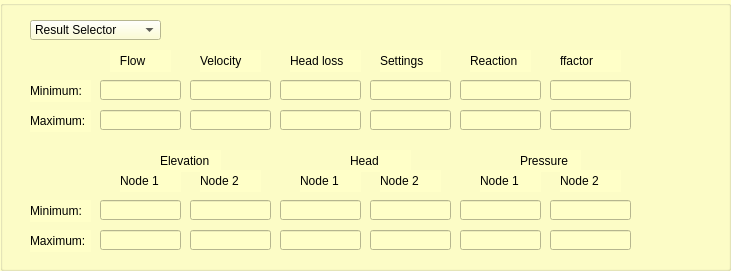
      <widget class="QGroupBox" name="results_3">
       <property name="geometry">
        <rect>
         <x>20</x>
         <y>90</y>
         <width>731</width>
         <height>271</height>
        </rect>
       </property>
       <property name="autoFillBackground">
        <bool>false</bool>
       </property>
       <property name="styleSheet">
        <string notr="true">background-color: rgb(255, 255, 200);</string>
       </property>
       <property name="title">
        <string/>
       </property>
       <property name="alignment">
        <set>Qt::AlignLeading|Qt::AlignLeft|Qt::AlignTop</set>
       </property>
       <widget class="QLineEdit" name="v_rpt_nodearcnode_max_reaction_3">
        <property name="geometry">
         <rect>
          <x>460</x>
          <y>110</y>
          <width>81</width>
          <height>20</height>
         </rect>
        </property>
        <property name="text">
         <string/>
        </property>
       </widget>
       <widget class="QComboBox" name="result_selection_result_id_6">
        <property name="geometry">
         <rect>
          <x>30</x>
          <y>20</y>
          <width>131</width>
          <height>20</height>
         </rect>
        </property>
        <item>
         <property name="text">
          <string>Result Selector</string>
         </property>
        </item>
       </widget>
       <widget class="QLineEdit" name="v_rpt_nodearcnode_min_vel_3">
        <property name="geometry">
         <rect>
          <x>190</x>
          <y>80</y>
          <width>81</width>
          <height>20</height>
         </rect>
        </property>
        <property name="text">
         <string/>
        </property>
       </widget>
       <widget class="QLabel" name="label_min_result_11">
        <property name="geometry">
         <rect>
          <x>30</x>
          <y>80</y>
          <width>61</width>
          <height>22</height>
         </rect>
        </property>
        <property name="font">
         <font>
          <pointsize>9</pointsize>
         </font>
        </property>
        <property name="frameShape">
         <enum>QFrame::NoFrame</enum>
        </property>
        <property name="frameShadow">
         <enum>QFrame::Plain</enum>
        </property>
        <property name="text">
         <string>Minimum:</string>
        </property>
        <property name="textFormat">
         <enum>Qt::AutoText</enum>
        </property>
        <property name="scaledContents">
         <bool>false</bool>
        </property>
        <property name="alignment">
         <set>Qt::AlignLeading|Qt::AlignLeft|Qt::AlignVCenter</set>
        </property>
        <property name="margin">
         <number>3</number>
        </property>
       </widget>
       <widget class="QLabel" name="label_velocity_6">
        <property name="geometry">
         <rect>
          <x>200</x>
          <y>50</y>
          <width>61</width>
          <height>22</height>
         </rect>
        </property>
        <property name="font">
         <font>
          <pointsize>9</pointsize>
         </font>
        </property>
        <property name="frameShape">
         <enum>QFrame::NoFrame</enum>
        </property>
        <property name="frameShadow">
         <enum>QFrame::Plain</enum>
        </property>
        <property name="text">
         <string>Velocity</string>
        </property>
        <property name="textFormat">
         <enum>Qt::AutoText</enum>
        </property>
        <property name="scaledContents">
         <bool>false</bool>
        </property>
        <property name="alignment">
         <set>Qt::AlignLeading|Qt::AlignLeft|Qt::AlignVCenter</set>
        </property>
        <property name="margin">
         <number>3</number>
        </property>
       </widget>
       <widget class="QLineEdit" name="v_rpt_nodearcnode_min_reaction_3">
        <property name="geometry">
         <rect>
          <x>460</x>
          <y>80</y>
          <width>81</width>
          <height>20</height>
         </rect>
        </property>
        <property name="text">
         <string/>
        </property>
       </widget>
       <widget class="QLineEdit" name="v_rpt_nodearcnode_max_vel_3">
        <property name="geometry">
         <rect>
          <x>190</x>
          <y>110</y>
          <width>81</width>
          <height>20</height>
         </rect>
        </property>
        <property name="text">
         <string/>
        </property>
       </widget>
       <widget class="QLineEdit" name="v_rpt_nodearcnode_max_headloss_3">
        <property name="geometry">
         <rect>
          <x>280</x>
          <y>110</y>
          <width>81</width>
          <height>20</height>
         </rect>
        </property>
        <property name="text">
         <string/>
        </property>
       </widget>
       <widget class="QLabel" name="label_flow_6">
        <property name="geometry">
         <rect>
          <x>110</x>
          <y>50</y>
          <width>61</width>
          <height>22</height>
         </rect>
        </property>
        <property name="font">
         <font>
          <pointsize>9</pointsize>
         </font>
        </property>
        <property name="frameShape">
         <enum>QFrame::NoFrame</enum>
        </property>
        <property name="frameShadow">
         <enum>QFrame::Plain</enum>
        </property>
        <property name="text">
         <string>   Flow</string>
        </property>
        <property name="textFormat">
         <enum>Qt::AutoText</enum>
        </property>
        <property name="scaledContents">
         <bool>false</bool>
        </property>
        <property name="alignment">
         <set>Qt::AlignLeading|Qt::AlignLeft|Qt::AlignVCenter</set>
        </property>
        <property name="margin">
         <number>3</number>
        </property>
       </widget>
       <widget class="QLabel" name="label_head_loss_6">
        <property name="geometry">
         <rect>
          <x>290</x>
          <y>50</y>
          <width>71</width>
          <height>22</height>
         </rect>
        </property>
        <property name="font">
         <font>
          <pointsize>9</pointsize>
         </font>
        </property>
        <property name="frameShape">
         <enum>QFrame::NoFrame</enum>
        </property>
        <property name="frameShadow">
         <enum>QFrame::Plain</enum>
        </property>
        <property name="text">
         <string>Head loss</string>
        </property>
        <property name="textFormat">
         <enum>Qt::AutoText</enum>
        </property>
        <property name="scaledContents">
         <bool>false</bool>
        </property>
        <property name="alignment">
         <set>Qt::AlignLeading|Qt::AlignLeft|Qt::AlignVCenter</set>
        </property>
        <property name="margin">
         <number>3</number>
        </property>
       </widget>
       <widget class="QLineEdit" name="v_rpt_nodearcnode_min_headloss_3">
        <property name="geometry">
         <rect>
          <x>280</x>
          <y>80</y>
          <width>81</width>
          <height>20</height>
         </rect>
        </property>
        <property name="text">
         <string/>
        </property>
       </widget>
       <widget class="QLineEdit" name="v_rpt_nodearcnode_max_setting_3">
        <property name="geometry">
         <rect>
          <x>370</x>
          <y>110</y>
          <width>81</width>
          <height>20</height>
         </rect>
        </property>
        <property name="text">
         <string/>
        </property>
       </widget>
       <widget class="QLineEdit" name="v_rpt_nodearcnode_min_flow_3">
        <property name="geometry">
         <rect>
          <x>100</x>
          <y>80</y>
          <width>81</width>
          <height>20</height>
         </rect>
        </property>
        <property name="text">
         <string/>
        </property>
       </widget>
       <widget class="QLabel" name="label_max_result_11">
        <property name="geometry">
         <rect>
          <x>30</x>
          <y>110</y>
          <width>61</width>
          <height>22</height>
         </rect>
        </property>
        <property name="font">
         <font>
          <pointsize>9</pointsize>
         </font>
        </property>
        <property name="frameShape">
         <enum>QFrame::NoFrame</enum>
        </property>
        <property name="frameShadow">
         <enum>QFrame::Plain</enum>
        </property>
        <property name="text">
         <string>Maximum:</string>
        </property>
        <property name="textFormat">
         <enum>Qt::AutoText</enum>
        </property>
        <property name="scaledContents">
         <bool>false</bool>
        </property>
        <property name="alignment">
         <set>Qt::AlignLeading|Qt::AlignLeft|Qt::AlignVCenter</set>
        </property>
        <property name="margin">
         <number>3</number>
        </property>
       </widget>
       <widget class="QLabel" name="label_settings_6">
        <property name="geometry">
         <rect>
          <x>380</x>
          <y>50</y>
          <width>61</width>
          <height>22</height>
         </rect>
        </property>
        <property name="font">
         <font>
          <pointsize>9</pointsize>
         </font>
        </property>
        <property name="frameShape">
         <enum>QFrame::NoFrame</enum>
        </property>
        <property name="frameShadow">
         <enum>QFrame::Plain</enum>
        </property>
        <property name="text">
         <string>Settings</string>
        </property>
        <property name="textFormat">
         <enum>Qt::AutoText</enum>
        </property>
        <property name="scaledContents">
         <bool>false</bool>
        </property>
        <property name="alignment">
         <set>Qt::AlignLeading|Qt::AlignLeft|Qt::AlignVCenter</set>
        </property>
        <property name="margin">
         <number>3</number>
        </property>
       </widget>
       <widget class="QLineEdit" name="v_rpt_nodearcnode_max_flow_3">
        <property name="geometry">
         <rect>
          <x>100</x>
          <y>110</y>
          <width>81</width>
          <height>20</height>
         </rect>
        </property>
        <property name="text">
         <string/>
        </property>
       </widget>
       <widget class="QLineEdit" name="v_rpt_nodearcnode_min_setting_3">
        <property name="geometry">
         <rect>
          <x>370</x>
          <y>80</y>
          <width>81</width>
          <height>20</height>
         </rect>
        </property>
        <property name="text">
         <string/>
        </property>
       </widget>
       <widget class="QLabel" name="label_reaction_6">
        <property name="geometry">
         <rect>
          <x>470</x>
          <y>50</y>
          <width>61</width>
          <height>22</height>
         </rect>
        </property>
        <property name="font">
         <font>
          <pointsize>9</pointsize>
         </font>
        </property>
        <property name="frameShape">
         <enum>QFrame::NoFrame</enum>
        </property>
        <property name="frameShadow">
         <enum>QFrame::Plain</enum>
        </property>
        <property name="text">
         <string>Reaction</string>
        </property>
        <property name="textFormat">
         <enum>Qt::AutoText</enum>
        </property>
        <property name="scaledContents">
         <bool>false</bool>
        </property>
        <property name="alignment">
         <set>Qt::AlignLeading|Qt::AlignLeft|Qt::AlignVCenter</set>
        </property>
        <property name="margin">
         <number>3</number>
        </property>
       </widget>
       <widget class="QLineEdit" name="v_rpt_nodearcnode_max_ffactor_3">
        <property name="geometry">
         <rect>
          <x>550</x>
          <y>110</y>
          <width>81</width>
          <height>20</height>
         </rect>
        </property>
        <property name="text">
         <string/>
        </property>
       </widget>
       <widget class="QLineEdit" name="v_rpt_nodearcnode_min_ffactor_3">
        <property name="geometry">
         <rect>
          <x>550</x>
          <y>80</y>
          <width>81</width>
          <height>20</height>
         </rect>
        </property>
        <property name="text">
         <string/>
        </property>
       </widget>
       <widget class="QLabel" name="label_ffactor_6">
        <property name="geometry">
         <rect>
          <x>560</x>
          <y>50</y>
          <width>61</width>
          <height>22</height>
         </rect>
        </property>
        <property name="font">
         <font>
          <pointsize>9</pointsize>
         </font>
        </property>
        <property name="frameShape">
         <enum>QFrame::NoFrame</enum>
        </property>
        <property name="frameShadow">
         <enum>QFrame::Plain</enum>
        </property>
        <property name="text">
         <string>ffactor</string>
        </property>
        <property name="textFormat">
         <enum>Qt::AutoText</enum>
        </property>
        <property name="scaledContents">
         <bool>false</bool>
        </property>
        <property name="alignment">
         <set>Qt::AlignLeading|Qt::AlignLeft|Qt::AlignVCenter</set>
        </property>
        <property name="margin">
         <number>3</number>
        </property>
       </widget>
       <widget class="QLabel" name="label_rpt_node_elevation_18">
        <property name="geometry">
         <rect>
          <x>160</x>
          <y>150</y>
          <width>61</width>
          <height>22</height>
         </rect>
        </property>
        <property name="font">
         <font>
          <pointsize>9</pointsize>
         </font>
        </property>
        <property name="frameShape">
         <enum>QFrame::NoFrame</enum>
        </property>
        <property name="frameShadow">
         <enum>QFrame::Plain</enum>
        </property>
        <property name="text">
         <string>Elevation</string>
        </property>
        <property name="textFormat">
         <enum>Qt::AutoText</enum>
        </property>
        <property name="scaledContents">
         <bool>false</bool>
        </property>
        <property name="alignment">
         <set>Qt::AlignLeading|Qt::AlignLeft|Qt::AlignVCenter</set>
        </property>
        <property name="margin">
         <number>3</number>
        </property>
       </widget>
       <widget class="QLabel" name="label_max_result_14">
        <property name="geometry">
         <rect>
          <x>30</x>
          <y>230</y>
          <width>61</width>
          <height>22</height>
         </rect>
        </property>
        <property name="font">
         <font>
          <pointsize>9</pointsize>
         </font>
        </property>
        <property name="frameShape">
         <enum>QFrame::NoFrame</enum>
        </property>
        <property name="frameShadow">
         <enum>QFrame::Plain</enum>
        </property>
        <property name="text">
         <string>Maximum:</string>
        </property>
        <property name="textFormat">
         <enum>Qt::AutoText</enum>
        </property>
        <property name="scaledContents">
         <bool>false</bool>
        </property>
        <property name="alignment">
         <set>Qt::AlignLeading|Qt::AlignLeft|Qt::AlignVCenter</set>
        </property>
        <property name="margin">
         <number>3</number>
        </property>
       </widget>
       <widget class="QLabel" name="label_min_result_14">
        <property name="geometry">
         <rect>
          <x>30</x>
          <y>200</y>
          <width>61</width>
          <height>22</height>
         </rect>
        </property>
        <property name="font">
         <font>
          <pointsize>9</pointsize>
         </font>
        </property>
        <property name="frameShape">
         <enum>QFrame::NoFrame</enum>
        </property>
        <property name="frameShadow">
         <enum>QFrame::Plain</enum>
        </property>
        <property name="text">
         <string>Minimum:</string>
        </property>
        <property name="textFormat">
         <enum>Qt::AutoText</enum>
        </property>
        <property name="scaledContents">
         <bool>false</bool>
        </property>
        <property name="alignment">
         <set>Qt::AlignLeading|Qt::AlignLeft|Qt::AlignVCenter</set>
        </property>
        <property name="margin">
         <number>3</number>
        </property>
       </widget>
       <widget class="QLineEdit" name="v_rpt_nodearcnode_min_elevation_5">
        <property name="geometry">
         <rect>
          <x>100</x>
          <y>200</y>
          <width>81</width>
          <height>20</height>
         </rect>
        </property>
        <property name="text">
         <string/>
        </property>
       </widget>
       <widget class="QLineEdit" name="v_rpt_nodearcnode_min_elevation_6">
        <property name="geometry">
         <rect>
          <x>190</x>
          <y>200</y>
          <width>81</width>
          <height>20</height>
         </rect>
        </property>
        <property name="text">
         <string/>
        </property>
       </widget>
       <widget class="QLabel" name="label_rpt_node_elevation_19">
        <property name="geometry">
         <rect>
          <x>350</x>
          <y>150</y>
          <width>61</width>
          <height>22</height>
         </rect>
        </property>
        <property name="font">
         <font>
          <pointsize>9</pointsize>
         </font>
        </property>
        <property name="frameShape">
         <enum>QFrame::NoFrame</enum>
        </property>
        <property name="frameShadow">
         <enum>QFrame::Plain</enum>
        </property>
        <property name="text">
         <string>Head</string>
        </property>
        <property name="textFormat">
         <enum>Qt::AutoText</enum>
        </property>
        <property name="scaledContents">
         <bool>false</bool>
        </property>
        <property name="alignment">
         <set>Qt::AlignLeading|Qt::AlignLeft|Qt::AlignVCenter</set>
        </property>
        <property name="margin">
         <number>3</number>
        </property>
       </widget>
       <widget class="QLineEdit" name="v_rpt_nodearcnode_min_head_5">
        <property name="geometry">
         <rect>
          <x>370</x>
          <y>200</y>
          <width>81</width>
          <height>20</height>
         </rect>
        </property>
        <property name="text">
         <string/>
        </property>
       </widget>
       <widget class="QLineEdit" name="v_rpt_nodearcnode_min_head_6">
        <property name="geometry">
         <rect>
          <x>280</x>
          <y>200</y>
          <width>81</width>
          <height>20</height>
         </rect>
        </property>
        <property name="text">
         <string/>
        </property>
       </widget>
       <widget class="QLabel" name="label_rpt_node_elevation_20">
        <property name="geometry">
         <rect>
          <x>520</x>
          <y>150</y>
          <width>61</width>
          <height>22</height>
         </rect>
        </property>
        <property name="font">
         <font>
          <pointsize>9</pointsize>
         </font>
        </property>
        <property name="frameShape">
         <enum>QFrame::NoFrame</enum>
        </property>
        <property name="frameShadow">
         <enum>QFrame::Plain</enum>
        </property>
        <property name="text">
         <string>Pressure</string>
        </property>
        <property name="textFormat">
         <enum>Qt::AutoText</enum>
        </property>
        <property name="scaledContents">
         <bool>false</bool>
        </property>
        <property name="alignment">
         <set>Qt::AlignLeading|Qt::AlignLeft|Qt::AlignVCenter</set>
        </property>
        <property name="margin">
         <number>3</number>
        </property>
       </widget>
       <widget class="QLineEdit" name="v_rpt_nodearcnode_min_pressure_4">
        <property name="geometry">
         <rect>
          <x>550</x>
          <y>200</y>
          <width>81</width>
          <height>20</height>
         </rect>
        </property>
        <property name="text">
         <string/>
        </property>
       </widget>
       <widget class="QLineEdit" name="v_rpt_nodearcnode_min_presure_3">
        <property name="geometry">
         <rect>
          <x>460</x>
          <y>200</y>
          <width>81</width>
          <height>20</height>
         </rect>
        </property>
        <property name="text">
         <string/>
        </property>
       </widget>
       <widget class="QLabel" name="label_rpt_node_elevation_33">
        <property name="geometry">
         <rect>
          <x>120</x>
          <y>170</y>
          <width>61</width>
          <height>22</height>
         </rect>
        </property>
        <property name="font">
         <font>
          <pointsize>9</pointsize>
         </font>
        </property>
        <property name="frameShape">
         <enum>QFrame::NoFrame</enum>
        </property>
        <property name="frameShadow">
         <enum>QFrame::Plain</enum>
        </property>
        <property name="text">
         <string>Node 1</string>
        </property>
        <property name="textFormat">
         <enum>Qt::AutoText</enum>
        </property>
        <property name="scaledContents">
         <bool>false</bool>
        </property>
        <property name="alignment">
         <set>Qt::AlignLeading|Qt::AlignLeft|Qt::AlignVCenter</set>
        </property>
        <property name="margin">
         <number>3</number>
        </property>
       </widget>
       <widget class="QLabel" name="label_rpt_node_elevation_34">
        <property name="geometry">
         <rect>
          <x>300</x>
          <y>170</y>
          <width>61</width>
          <height>22</height>
         </rect>
        </property>
        <property name="font">
         <font>
          <pointsize>9</pointsize>
         </font>
        </property>
        <property name="frameShape">
         <enum>QFrame::NoFrame</enum>
        </property>
        <property name="frameShadow">
         <enum>QFrame::Plain</enum>
        </property>
        <property name="text">
         <string>Node 1</string>
        </property>
        <property name="textFormat">
         <enum>Qt::AutoText</enum>
        </property>
        <property name="scaledContents">
         <bool>false</bool>
        </property>
        <property name="alignment">
         <set>Qt::AlignLeading|Qt::AlignLeft|Qt::AlignVCenter</set>
        </property>
        <property name="margin">
         <number>3</number>
        </property>
       </widget>
       <widget class="QLabel" name="label_rpt_node_elevation_35">
        <property name="geometry">
         <rect>
          <x>200</x>
          <y>170</y>
          <width>61</width>
          <height>22</height>
         </rect>
        </property>
        <property name="font">
         <font>
          <pointsize>9</pointsize>
         </font>
        </property>
        <property name="frameShape">
         <enum>QFrame::NoFrame</enum>
        </property>
        <property name="frameShadow">
         <enum>QFrame::Plain</enum>
        </property>
        <property name="text">
         <string>Node 2</string>
        </property>
        <property name="textFormat">
         <enum>Qt::AutoText</enum>
        </property>
        <property name="scaledContents">
         <bool>false</bool>
        </property>
        <property name="alignment">
         <set>Qt::AlignLeading|Qt::AlignLeft|Qt::AlignVCenter</set>
        </property>
        <property name="margin">
         <number>3</number>
        </property>
       </widget>
       <widget class="QLabel" name="label_rpt_node_elevation_36">
        <property name="geometry">
         <rect>
          <x>380</x>
          <y>170</y>
          <width>61</width>
          <height>22</height>
         </rect>
        </property>
        <property name="font">
         <font>
          <pointsize>9</pointsize>
         </font>
        </property>
        <property name="frameShape">
         <enum>QFrame::NoFrame</enum>
        </property>
        <property name="frameShadow">
         <enum>QFrame::Plain</enum>
        </property>
        <property name="text">
         <string>Node 2</string>
        </property>
        <property name="textFormat">
         <enum>Qt::AutoText</enum>
        </property>
        <property name="scaledContents">
         <bool>false</bool>
        </property>
        <property name="alignment">
         <set>Qt::AlignLeading|Qt::AlignLeft|Qt::AlignVCenter</set>
        </property>
        <property name="margin">
         <number>3</number>
        </property>
       </widget>
       <widget class="QLabel" name="label_rpt_node_elevation_37">
        <property name="geometry">
         <rect>
          <x>480</x>
          <y>170</y>
          <width>61</width>
          <height>22</height>
         </rect>
        </property>
        <property name="font">
         <font>
          <pointsize>9</pointsize>
         </font>
        </property>
        <property name="frameShape">
         <enum>QFrame::NoFrame</enum>
        </property>
        <property name="frameShadow">
         <enum>QFrame::Plain</enum>
        </property>
        <property name="text">
         <string>Node 1</string>
        </property>
        <property name="textFormat">
         <enum>Qt::AutoText</enum>
        </property>
        <property name="scaledContents">
         <bool>false</bool>
        </property>
        <property name="alignment">
         <set>Qt::AlignLeading|Qt::AlignLeft|Qt::AlignVCenter</set>
        </property>
        <property name="margin">
         <number>3</number>
        </property>
       </widget>
       <widget class="QLabel" name="label_rpt_node_elevation_38">
        <property name="geometry">
         <rect>
          <x>560</x>
          <y>170</y>
          <width>61</width>
          <height>22</height>
         </rect>
        </property>
        <property name="font">
         <font>
          <pointsize>9</pointsize>
         </font>
        </property>
        <property name="frameShape">
         <enum>QFrame::NoFrame</enum>
        </property>
        <property name="frameShadow">
         <enum>QFrame::Plain</enum>
        </property>
        <property name="text">
         <string>Node 2</string>
        </property>
        <property name="textFormat">
         <enum>Qt::AutoText</enum>
        </property>
        <property name="scaledContents">
         <bool>false</bool>
        </property>
        <property name="alignment">
         <set>Qt::AlignLeading|Qt::AlignLeft|Qt::AlignVCenter</set>
        </property>
        <property name="margin">
         <number>3</number>
        </property>
       </widget>
       <widget class="QLineEdit" name="v_rpt_nodearcnode_max_pressure_4">
        <property name="geometry">
         <rect>
          <x>550</x>
          <y>230</y>
          <width>81</width>
          <height>20</height>
         </rect>
        </property>
        <property name="text">
         <string/>
        </property>
       </widget>
       <widget class="QLineEdit" name="v_rpt_nodearcnode_max_elevation_5">
        <property name="geometry">
         <rect>
          <x>100</x>
          <y>230</y>
          <width>81</width>
          <height>20</height>
         </rect>
        </property>
        <property name="text">
         <string/>
        </property>
       </widget>
       <widget class="QLineEdit" name="v_rpt_nodearcnode_max_head_5">
        <property name="geometry">
         <rect>
          <x>280</x>
          <y>230</y>
          <width>81</width>
          <height>20</height>
         </rect>
        </property>
        <property name="text">
         <string/>
        </property>
       </widget>
       <widget class="QLineEdit" name="v_rpt_nodearcnode_max_head_6">
        <property name="geometry">
         <rect>
          <x>370</x>
          <y>230</y>
          <width>81</width>
          <height>20</height>
         </rect>
        </property>
        <property name="text">
         <string/>
        </property>
       </widget>
       <widget class="QLineEdit" name="v_rpt_nodearcnode_max_elevation_6">
        <property name="geometry">
         <rect>
          <x>190</x>
          <y>230</y>
          <width>81</width>
          <height>20</height>
         </rect>
        </property>
        <property name="text">
         <string/>
        </property>
       </widget>
       <widget class="QLineEdit" name="v_rpt_nodearcnode_max_presure_3">
        <property name="geometry">
         <rect>
          <x>460</x>
          <y>230</y>
          <width>81</width>
          <height>20</height>
         </rect>
        </property>
        <property name="text">
         <string/>
        </property>
       </widget>
      </widget>
